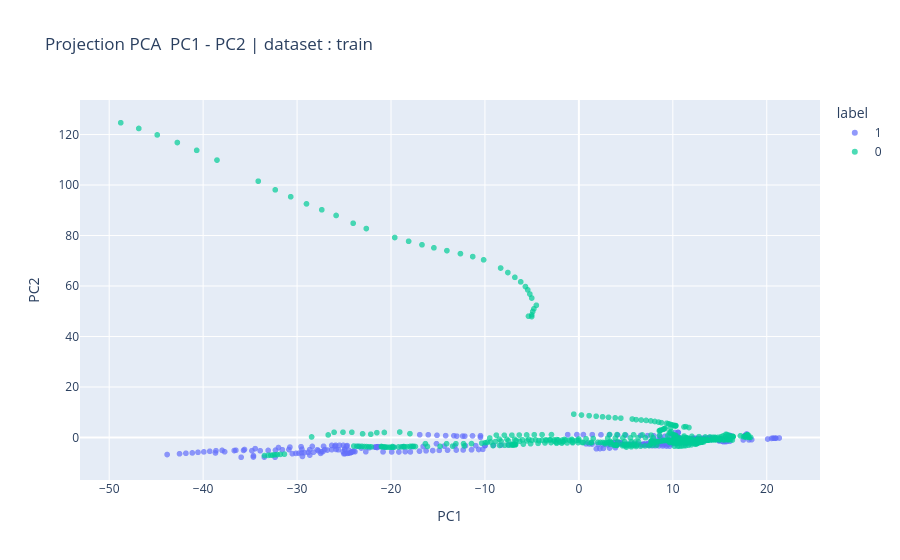
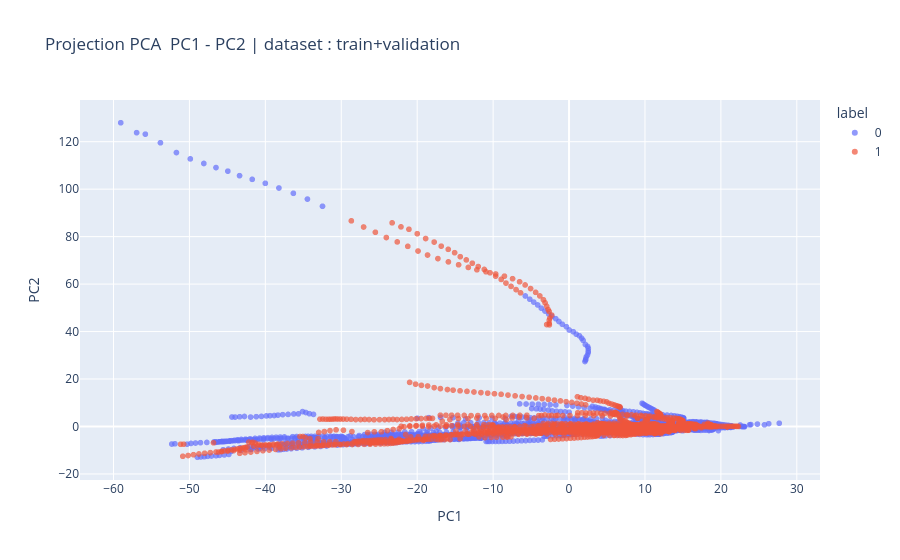

Notebook cell for these charts, in order:
### Markdown cell above
## On va maintenant visualiser la répartition des feature expliquant toute la variance (PC1, PC2 pour l'instant)

### Code cell
X_plot = X_train_pca.copy()
X_plot["label"] = y_validationStandard.astype(str)


fig = px.scatter(
    X_plot,
    x="PC1",
    y="PC2",
    color="label",
    title="Projection PCA  PC1 - PC2 | dataset : train",
    opacity=0.7
)
fig.show()

X_plot_tot = X_train_tot_pca.copy()
X_plot_tot["label"] = y_trainStandard.astype(str)


fig = px.scatter(
    X_plot_tot,
    x="PC1",
    y="PC2",
    color="label",
    title="Projection PCA  PC1 - PC2 | dataset : train+validation",
    opacity=0.7
)
fig.show()

### Figure 1 — Plotly figure (JSON) as saved in the notebook; plotly's stock layout.template omitted (floating-point values rounded to 4 significant figures; data arrays with more than 128 entries replaced by an {"elided": "..."} marker saying what was removed)
{"data": [{"hovertemplate": "label=1<br>PC1=%{x}<br>PC2=%{y}<extra></extra>", "legendgroup": "1", "marker": {"color": "#636efa", "opacity": 0.7, "symbol": "circle"}, "mode": "markers", "name": "1", "showlegend": true, "type": "scattergl", "x": {"elided": "382 float values"}, "xaxis": "x", "y": {"elided": "382 float values"}, "yaxis": "y"}, {"hovertemplate": "label=0<br>PC1=%{x}<br>PC2=%{y}<extra></extra>", "legendgroup": "0", "marker": {"color": "#00cc96", "opacity": 0.7, "symbol": "circle"}, "mode": "markers", "name": "0", "showlegend": true, "type": "scattergl", "x": {"elided": "500 float values"}, "xaxis": "x", "y": {"elided": "500 float values"}, "yaxis": "y"}], "layout": {"autosize": true, "legend": {"title": {"text": "label"}, "tracegroupgap": 0}, "title": {"text": "Projection PCA  PC1 - PC2 | dataset : train"}, "xaxis": {"anchor": "y", "autorange": true, "domain": [0, 1], "range": [-52.84, 25.4], "title": {"text": "PC1"}, "type": "linear"}, "yaxis": {"anchor": "x", "autorange": true, "domain": [0, 1], "range": [-18.78, 135.6], "title": {"text": "PC2"}, "type": "linear"}}}

### Figure 2 — Plotly figure (JSON) as saved in the notebook; plotly's stock layout.template omitted (floating-point values rounded to 4 significant figures; data arrays with more than 128 entries replaced by an {"elided": "..."} marker saying what was removed)
{"data": [{"hovertemplate": "label=0<br>PC1=%{x}<br>PC2=%{y}<extra></extra>", "legendgroup": "0", "marker": {"color": "#636efa", "opacity": 0.7, "symbol": "circle"}, "mode": "markers", "name": "0", "showlegend": true, "type": "scattergl", "x": {"elided": "2593 float values"}, "xaxis": "x", "y": {"elided": "2593 float values"}, "yaxis": "y"}, {"hovertemplate": "label=1<br>PC1=%{x}<br>PC2=%{y}<extra></extra>", "legendgroup": "1", "marker": {"color": "#EF553B", "opacity": 0.7, "symbol": "circle"}, "mode": "markers", "name": "1", "showlegend": true, "type": "scattergl", "x": {"elided": "1839 float values"}, "xaxis": "x", "y": {"elided": "1839 float values"}, "yaxis": "y"}], "layout": {"autosize": true, "legend": {"title": {"text": "label"}, "tracegroupgap": 0}, "title": {"text": "Projection PCA  PC1 - PC2 | dataset : train+validation"}, "xaxis": {"anchor": "y", "autorange": true, "domain": [0, 1], "range": [-64.08, 32.73], "title": {"text": "PC1"}, "type": "linear"}, "yaxis": {"anchor": "x", "autorange": true, "domain": [0, 1], "range": [-24.6, 139.6], "title": {"text": "PC2"}, "type": "linear"}}}
